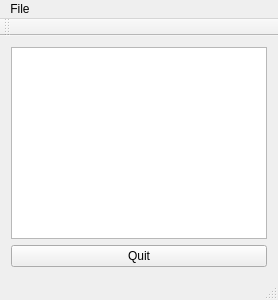
<?xml version="1.0" encoding="UTF-8"?>
<ui version="4.0">
 <class>Notepad</class>
 <widget class="QMainWindow" name="Notepad">
  <property name="windowTitle">
   <string>Notepad</string>
  </property>
  <widget class="QWidget" name="centralWidget">
   <layout class="QVBoxLayout" name="verticalLayout">
    <item>
     <widget class="QTextEdit" name="textEdit"/>
    </item>
    <item>
     <widget class="QPushButton" name="quitButton">
      <property name="text">
       <string>Quit</string>
      </property>
     </widget>
    </item>
   </layout>
  </widget>
  <widget class="QMenuBar" name="menuBar">
   <property name="geometry">
    <rect>
     <x>0</x>
     <y>0</y>
     <width>547</width>
     <height>22</height>
    </rect>
   </property>
   <widget class="QMenu" name="menuFile">
    <property name="title">
     <string>File</string>
    </property>
    <addaction name="actionOpen"/>
    <addaction name="actionSave"/>
   </widget>
   <addaction name="menuFile"/>
  </widget>
  <widget class="QToolBar" name="mainToolBar">
   <attribute name="toolBarArea">
    <enum>TopToolBarArea</enum>
   </attribute>
   <attribute name="toolBarBreak">
    <bool>false</bool>
   </attribute>
  </widget>
  <widget class="QStatusBar" name="statusBar"/>
  <action name="actionOpen">
   <property name="text">
    <string>Open</string>
   </property>
  </action>
  <action name="actionSave">
   <property name="text">
    <string>Save</string>
   </property>
  </action>
 </widget>
 <layoutdefault spacing="6" margin="11"/>
 <resources/>
 <connections/>
</ui>
